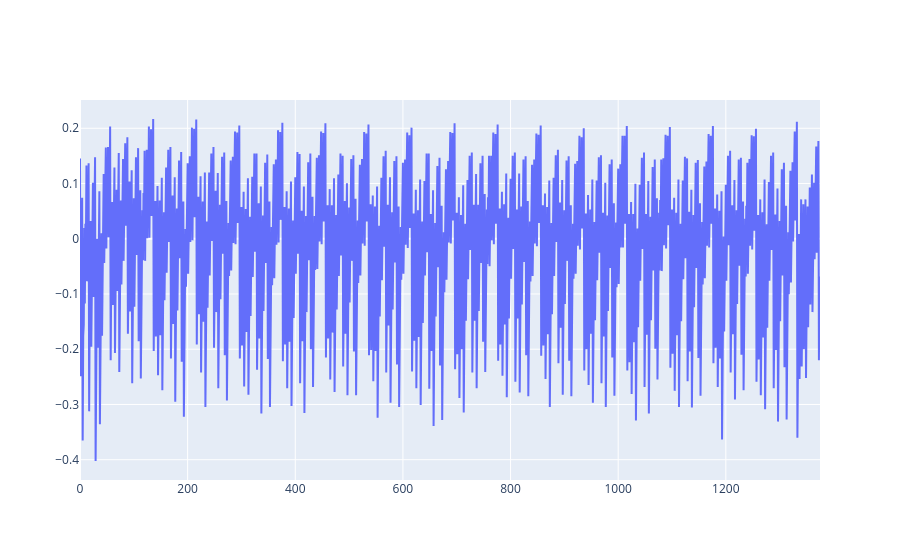

Here is the notebook cell this chart was saved with:
### Code cell
# Plot and see that all traces look equal

fig = pgo.Figure()
for trace in data[:1]:
    fig.add_trace(pgo.Scatter(y=trace["trace"]))
fig.show()

### Figure 1 — Plotly figure (JSON) as saved in the notebook; plotly's stock layout.template omitted (floating-point values rounded to 4 significant figures; data arrays with more than 128 entries replaced by an {"elided": "..."} marker saying what was removed)
{"data": [{"type": "scatter", "y": {"elided": "1376 float values"}}], "layout": {}}
